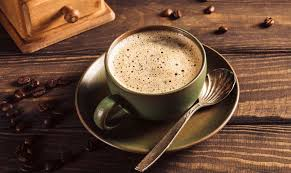
#> input picture productos_imagenes/cafe.jpeg, 291 x 173 px
$ python extract_products_ocr.py --dir ../productos_imagenes
#> lines starting #> are read from the running program, lines starting #| are printed output that depends on the picture
"""
Extrae nombres y precios de imágenes usando Tesseract OCR y genera un CSV
Uso:
  py tools\extract_products_ocr.py --dir path/to/images --out pos/fixtures/forneria_products_extracted.csv
Requisitos:
  - Tesseract OCR instalado y en PATH
  - pip install pytesseract pillow opencv-python

Este script aplica preprocesado simple para mejorar OCR y heurísticas para localizar precios.
"""
import os
import re
import csv
import argparse
from PIL import Image, ImageOps, ImageFilter
import pytesseract

PRICE_RE = re.compile(r"\$?\s*([0-9]{1,3}(?:[.,][0-9]{3})*(?:[.,][0-9]{1,2})?)")

# Heurística para caducidad por categoría/key words
DEFAULT_CAD_DAYS = 7
CAD_KEYWORDS = {
    'Empanadas': 3,
    'Panaderia': 7,
    'Pasteleria': 5,
    'Cafe': 1,
    'Congelados': 90,
    'Pasta': 180,
}

# [20 lines left out: function normalize_price, not called in this run]


def preprocess_image(path):
#> called with path = '../productos_imagenes/cafe.jpeg'
    img = Image.open(path).convert('RGB')
#> img is the input picture: PIL image 291x173 RGB; mean R, G, B 108.9, 77.3, 57.3
    # convertir a escala de grises, aumentar contraste
    gray = ImageOps.grayscale(img)
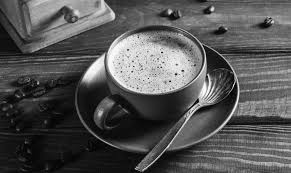
#> gray: PIL image 291x173 L; min 1, max 254, mean 84.5
    # redimensionar si imagen pequeña
    w,h = gray.size
#> w = 291; h = 173
    if w < 1200:
        scale = int(1200 / w)
#> scale = 4
        gray = gray.resize((w*scale, h*scale), Image.LANCZOS)
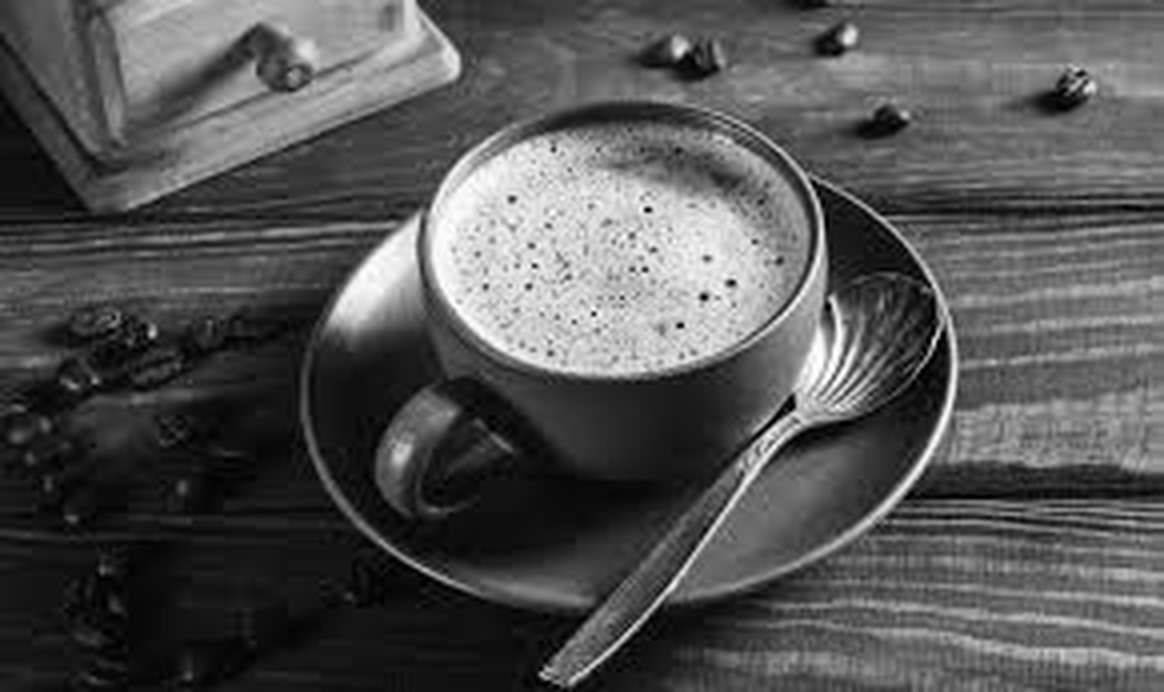
#> gray: PIL image 1164x692 L; min 0, max 255, mean 84.5
    # aplicar filtro suave y luego aumentar nitidez
    gray = gray.filter(ImageFilter.MedianFilter(size=3))
    return gray


def extract_text_from_image(path):
    img = preprocess_image(path)
    # intentar OCR en español, si no está instalado usará eng
    try:
        text = pytesseract.image_to_string(img, lang='spa')
    except Exception:
        text = pytesseract.image_to_string(img)
    return text


# [38 lines left out: functions guess_rows_from_text, choose_category_from_name, not called in this run]


def process_directory(img_dir, out_csv):
    rows_out = []
    files = [os.path.join(img_dir,f) for f in os.listdir(img_dir) if f.lower().endswith(('.png','.jpg','.jpeg','.tiff'))]
    files.sort()
    for fpath in files:
        print(f"Procesando {fpath}...")
        text = extract_text_from_image(fpath)
        candidates = guess_rows_from_text(text)
        if not candidates:
            print('  No se encontraron líneas con precio. Guardando líneas candidatas para revisión...')
            # intentar extraer líneas que contengan números al final
            lines = [ln.strip() for ln in text.splitlines() if ln.strip()]
            for ln in lines:
                m = PRICE_RE.search(ln)
                if m:
                    candidates.append((PRICE_RE.sub('', ln).strip(' -–:'), normalize_price(m.group(1)), ln))
        for name, price, raw in candidates:
            if not name:
                # buscar en líneas previas del texto
                # usar raw si no hay nombre claro
                name = raw
            # limpiar caracteres extraños
            name = re.sub(r'[^\w\-\.,()áéíóúÁÉÍÓÚñÑ ]+', '', name).strip()
            if not name:
                continue
            cat, cad = choose_category_from_name(name)
            row = {
                'nombre': name,
                'descripcion': '',
                'categoria': cat,
                'precio': price,
                'stock': '10',
                'costo_unitario': '0',
                'tipo': '',
                'presentacion': '',
                'caducidad_days': str(cad),
            }
            rows_out.append(row)
    # Escribir CSV
    if not rows_out:
        print('No se extrajeron productos.')
        return
    os.makedirs(os.path.dirname(out_csv), exist_ok=True)
    with open(out_csv, 'w', newline='', encoding='utf-8') as csvf:
        fieldnames = ['nombre','descripcion','categoria','precio','stock','costo_unitario','tipo','presentacion','caducidad_days']
        writer = csv.DictWriter(csvf, fieldnames=fieldnames)
        writer.writeheader()
        for r in rows_out:
            writer.writerow(r)
    print(f"CSV generado en {out_csv} con {len(rows_out)} filas.")


if __name__ == '__main__':
    parser = argparse.ArgumentParser()
    parser.add_argument('--dir', required=True, help='Carpeta donde están las imágenes')
    parser.add_argument('--out', default='pos/fixtures/forneria_products_extracted.csv', help='Ruta CSV de salida')
    args = parser.parse_args()
    process_directory(args.dir, args.out)
#> (the call stopped at in extract_text_from_image, `text = pytesseract.image_to_string(img, lang='spa')`: pytesseract is not available in this run)
